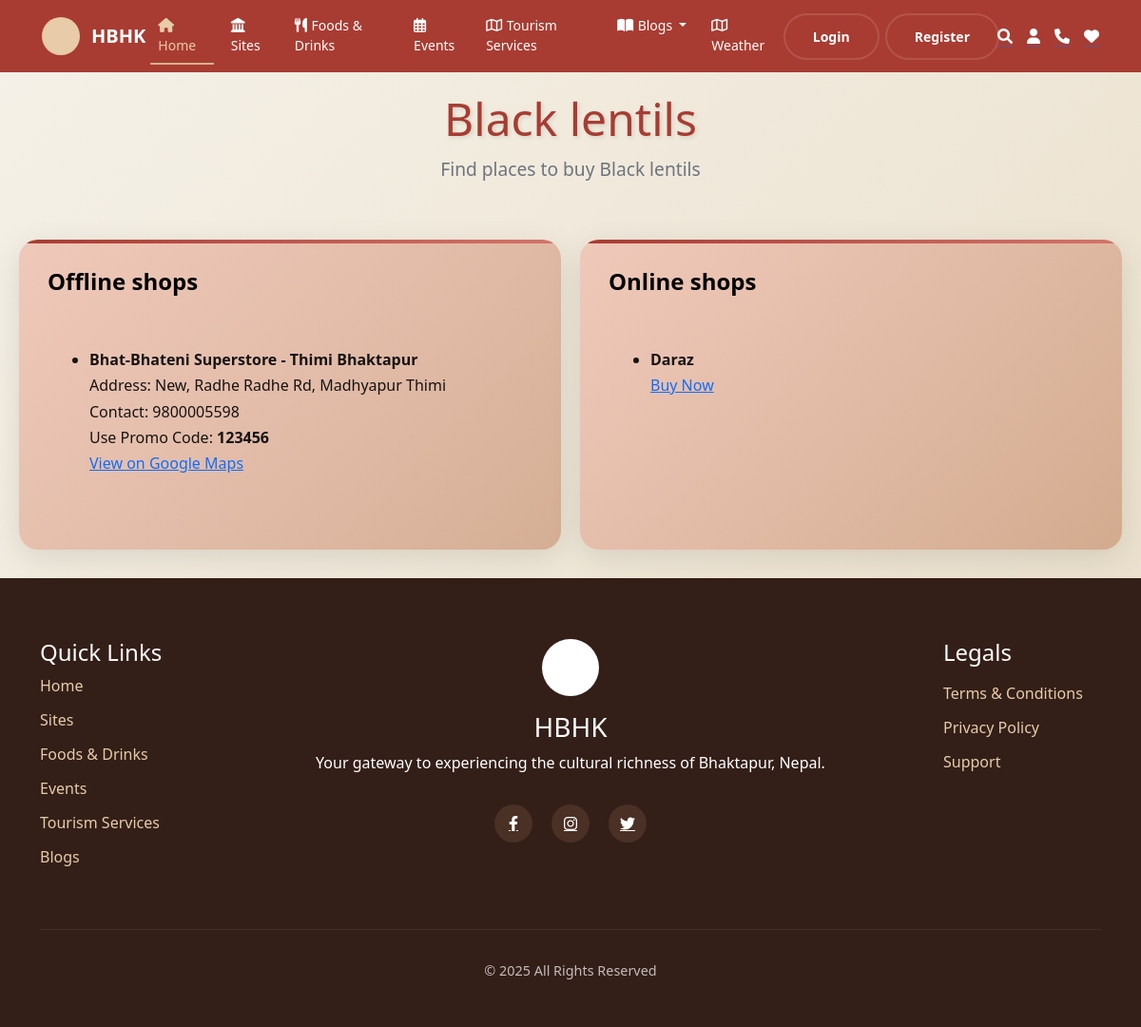
The app's page /ingredient_shop/1 with its own data.
### main/models.py (models this page shows, shortened)
class Ingredient(models.Model):
    name = models.CharField(max_length=100)

class Shop(models.Model):
    name = models.CharField(max_length=100)
    address = models.TextField(blank=True, null=True)
    maps_link = models.URLField(blank=True, null=True)
    contact = models.CharField(max_length=20, blank=True, null=True)
    ingredients = models.ManyToManyField(Ingredient, related_name="shops")
    promocode=models.CharField(max_length=20, blank=True, null=True)

class OnlineShop(models.Model):
    name = models.CharField(max_length=100)
    product_url = models.URLField(blank=True, null=True)
    ingredient = models.ForeignKey(Ingredient, related_name="online_shops", on_delete=models.CASCADE)

### main/views.py (the view)
# urls.py: path('ingredient_shop/<int:id>',ingredient_shop,name='ingredient_shop'),
def ingredient_shop(request,id):
    data=Ingredient.objects.get(id=id)
    dd=Shop.objects.filter(ingredients=data)
    d = OnlineShop.objects.filter(ingredient=data)
    return render(request,'food/ingredient_shop.html',{'data':data,'shops':dd,'online_shops':d})

### main/templates/food/ingredient_shop.html (shortened to what this page needs)
{% extends "base.html" %}
{% load static %}
{% block content %}
    <div class="header">
        <h1>{{data.name}}</h1>
        <p>Find places to buy {{data.name}}</p>
    </div>
    <div class="bento-grid">
        <div class="bento-card cultural-impact">
            <h2 class="card-title">Offline shops</h2>
            <div class="card-content">
<ul>
    {% for shop in shops %}
        <li class="shop-item">
            <strong>{{ shop.name }}</strong><br>
            {% if shop.address %}Address: {{ shop.address }}<br>{% endif %}
            {% if shop.contact %}Contact: {{ shop.contact }}<br>{% endif %}
            {% if shop.promocode %}<span class="promo">Use Promo Code: <strong>{{ shop.promocode }}</strong></span><br>{% endif %}
            {% if shop.maps_link %}
                <a href="{{ shop.maps_link }}" target="_blank">View on Google Maps</a>
            {% endif %}
        </li>
    {% empty %}
        <li>No local shops listed for this ingredient.</li>
    {% endfor %}
</ul>
            </div>
        </div>
        <div class="bento-card cultural-impact">
            <h2 class="card-title">Online shops</h2>
            <div class="card-content">
<ul>
    {% for online_shop in online_shops %}
        <li class="online-shop-item">
            <strong>{{ online_shop.name }}</strong><br>
            {% if online_shop.product_url %}
                <a href="{{ online_shop.product_url }}" target="_blank">Buy Now</a>
            {% else %}
                Link not available
            {% endif %}
        </li>
    {% empty %}
        <li>No online listings for this ingredient.</li>
    {% endfor %}
</ul>
            </div>
        </div>
    </div>
    {% endblock content %}

### main/static/css/home_styles.css (style rules this page uses)
* { margin: 0; padding: 0; box-sizing: border-box; }
body { font-family: 'Segoe UI', Tahoma, Geneva, Verdana, sans-serif; background-color: #f5f3e9; color: #333; }
.card-content { padding: 1.5rem; }

### main/templates/food/ingredient_shop.html (style rules this page uses)
* { margin: 0; padding: 0; box-sizing: border-box; }
body { font-family: 'Segoe UI', Tahoma, Geneva, Verdana, sans-serif; background: linear-gradient(135deg, #f5f1e8 0%, #e8dcc6 100%); }
.header { text-align: center; margin-bottom: 40px; padding: 20px 0; }
.header h1 { font-size: 3rem; color: #a83c32; margin-bottom: 10px; text-shadow: 2px 2px 4px rgba(0,0,0,0.1); }
.header p { font-size: 1.2rem; color: #6c757d; max-width: 600px; margin: 0 auto; }
.bento-grid { display: grid; grid-template-columns: repeat(auto-fit, minmax(300px, 1fr)); grid-auto-rows: minmax(200px, auto); gap: 20px; max-width: 1400px; margin: 30px auto; padding: 0 20px; }
.bento-card { background: white; border-radius: 20px; padding: 30px; box-shadow: 0 8px 32px rgba(0,0,0,0.1); transition: all 0.4s cubic-bezier(0.25, 0.46, 0.45, 0.94); position: relative; overflow: hidden; display: flex; flex-direction: column; min-height: 200px; }
.bento-card::before { content: ''; position: absolute; top: 0; left: 0; right: 0; height: 4px; background: linear-gradient(90deg, #a83c32, #d4746a); border-radius: 20px 20px 0 0; }
.card-title { font-size: 1.5rem; font-weight: 700; color: #2c2c2c; margin-bottom: 15px; flex-shrink: 0; }
.card-content { color: #555; font-size: 1rem; line-height: 1.7; flex-grow: 1; display: flex; flex-direction: column; justify-content: flex-start; }
.card-content ul { margin: 15px 0; padding-left: 20px; flex-grow: 1; }
.card-content li { margin-bottom: 8px; }
.cultural-impact { background: linear-gradient(135deg, #efc8b9 0%, #ab542962 100%); color: rgb(0, 0, 0); }
.cultural-impact .card-title { color: rgb(0, 0, 0); }
.cultural-impact .card-content { color: rgba(0, 0, 0, 0.9); }
.card-content { word-wrap: break-word; overflow-wrap: break-word; hyphens: auto; }
@media (max-width: 1200px) { .bento-grid { grid-template-columns: repeat(auto-fit, minmax(280px, 1fr)); } }

### records on screen
Ingredient: name "Black lentils"
Shop: name "Bhat-Bhateni Superstore - Thimi Bhaktapur", address "New, Radhe Radhe Rd, Madhyapur Thimi", contact "9800005598", promocode "123456"
OnlineShop: name "Daraz"
